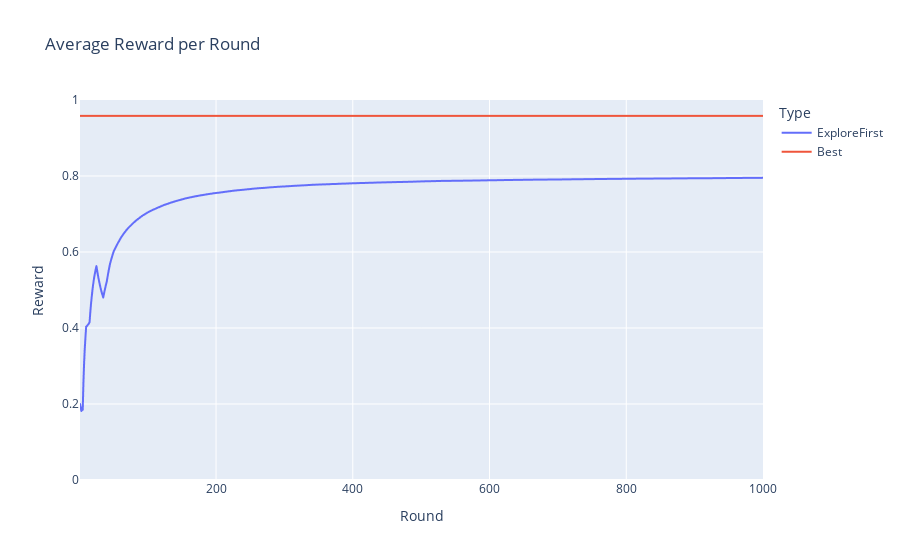
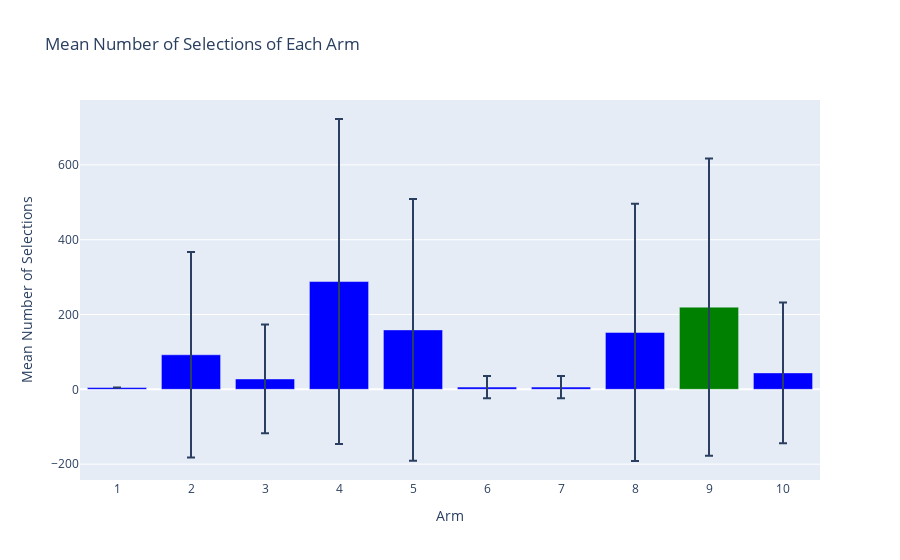

Source (notebook cell) for these figures, in order:
### Code cell
# Com um número menor de exploração, é menos provável de escolher o melhor braço para a fase de aprofundamento
# Porém, menos tempo é "perdido" na fase de exploração
explore_first_results_2 = MABExperiment(
    num_arms=NUM_ARMS, 
    num_rounds=NUM_ROUNDS,
    num_episodes=NUM_EPISODES,
    build_algorithm=lambda: ExploreFirst(NUM_ARMS, 5),
    environment=env
).run()

### Figure 1 — Plotly figure (JSON) as saved in the notebook; plotly's stock layout.template omitted (floating-point values rounded to 4 significant figures; data arrays with more than 128 entries replaced by an {"elided": "..."} marker saying what was removed)
{"data": [{"hovertemplate": "Type=ExploreFirst<br>Round=%{x}<br>Reward=%{y}<extra></extra>", "legendgroup": "ExploreFirst", "line": {"color": "#636efa", "dash": "solid"}, "marker": {"symbol": "circle"}, "mode": "lines", "name": "ExploreFirst", "showlegend": true, "type": "scattergl", "x": {"elided": "1000 int values"}, "xaxis": "x", "y": {"elided": "1000 float values"}, "yaxis": "y"}, {"hovertemplate": "Type=Best<br>Round=%{x}<br>Reward=%{y}<extra></extra>", "legendgroup": "Best", "line": {"color": "#EF553B", "dash": "solid"}, "marker": {"symbol": "circle"}, "mode": "lines", "name": "Best", "showlegend": true, "type": "scattergl", "x": {"elided": "1000 int values"}, "xaxis": "x", "y": {"elided": "1000 float values"}, "yaxis": "y"}], "layout": {"legend": {"title": {"text": "Type"}, "tracegroupgap": 0}, "title": {"text": "Average Reward per Round"}, "xaxis": {"anchor": "y", "domain": [0, 1], "title": {"text": "Round"}}, "yaxis": {"anchor": "x", "domain": [0, 1], "range": [0, 1], "title": {"text": "Reward"}}}}

### Figure 2 — Plotly figure (JSON) as saved in the notebook; plotly's stock layout.template omitted (floating-point values rounded to 4 significant figures)
{"data": [{"alignmentgroup": "True", "error_y": {"array": [0, 274.6, 145.4, 434.5, 350.0, 30.03, 30.03, 343.8, 397.3, 188.4]}, "hovertemplate": "Arm=%{x}<br>Mean Number of Selections=%{y}<extra></extra>", "legendgroup": "", "marker": {"color": ["blue", "blue", "blue", "blue", "blue", "blue", "blue", "blue", "green", "blue"], "pattern": {"shape": ""}}, "name": "", "offsetgroup": "", "orientation": "v", "showlegend": false, "textposition": "auto", "type": "bar", "x": ["1", "2", "3", "4", "5", "6", "7", "8", "9", "10"], "xaxis": "x", "y": [5, 92.4, 27.8, 288.1, 158.9, 5.95, 5.95, 152.2, 219.7, 43.95], "yaxis": "y"}], "layout": {"barmode": "relative", "legend": {"tracegroupgap": 0}, "title": {"text": "Mean Number of Selections of Each Arm"}, "xaxis": {"anchor": "y", "domain": [0, 1], "title": {"text": "Arm"}}, "yaxis": {"anchor": "x", "domain": [0, 1], "title": {"text": "Mean Number of Selections"}}}}
